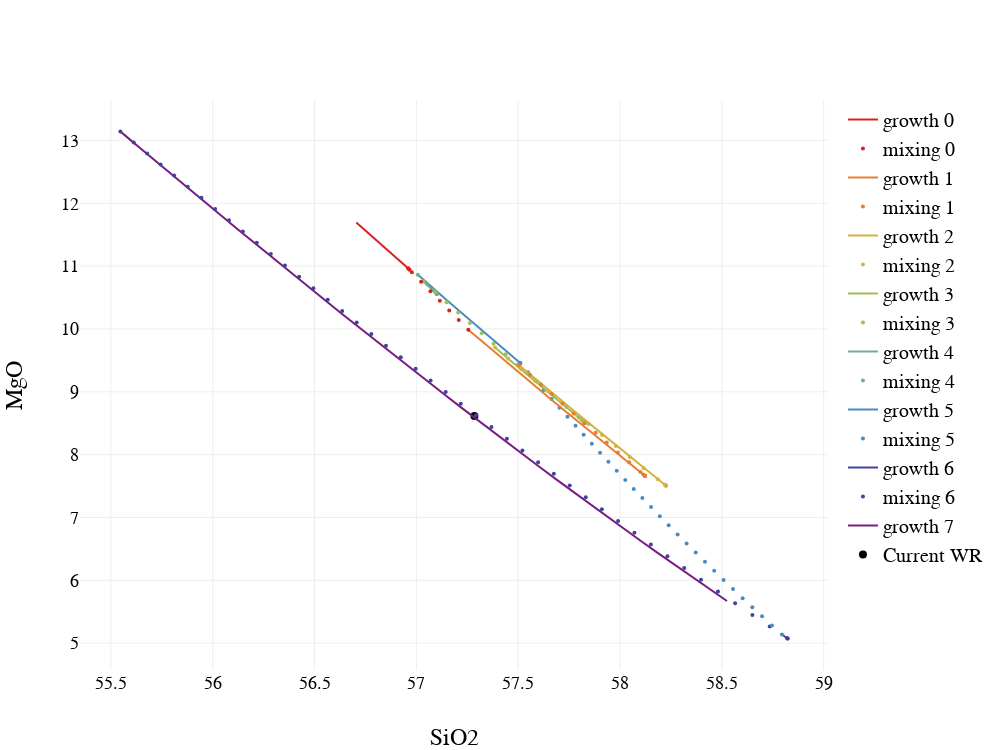

The code cell stored with this chart in its notebook:
### Code cell
Plotly(liquidLine("SiO2","MgO"),
spread(
    largeSize,
    legend(false),
    axis("x","SiO2"),
    axis("y","MgO")
)      
)
